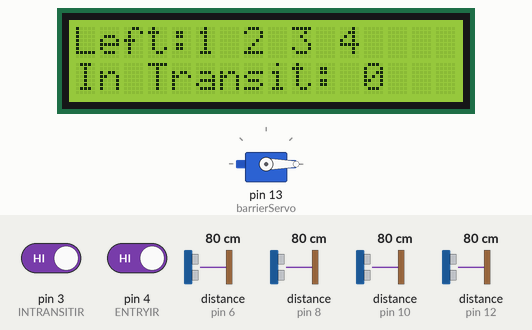
This sketch was run on a simulated Arduino Uno, built with avr-gcc and run on an emulated ATmega328P. Parts: 16×2 character LCD, servo. Wiring (inferred from the names in the program): 4 × ultrasonic range finder: trigger pin 5, echo pin 6 / trigger pin 7, echo pin 8 / trigger pin 9, echo pin 10 / trigger pin 11, echo pin 12. The inputs (shaded band) are chosen by the test bench; at power-on: pin 4 (ENTRYIR) HIGH, pin 3 (INTRANSITIR) HIGH, distance to the obstacle (sensors on pin 6, pin 8, pin 10, pin 12) 80 cm. The echo pulse lasts 58.3 µs per cm; what the sketch prints to the serial monitor is not drawn.

Above: at 3.2 s.
3.3 s: pin 4 (ENTRYIR) driven LOW
At 4.5 s:
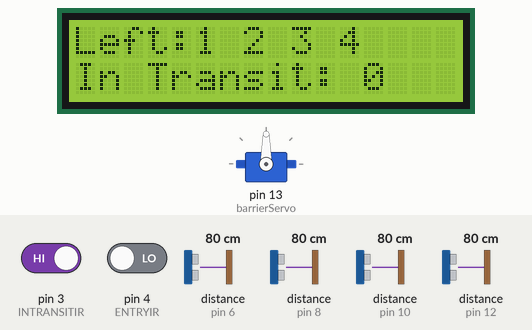
5.0 s: pin 3 (INTRANSITIR) driven LOW
At 6.9 s:
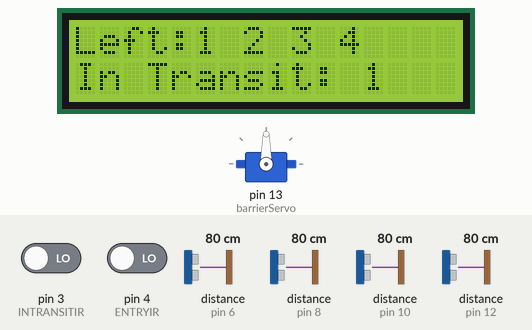
8.7 s: distance to the obstacle (sensor on pin 6) set to 2 cm
At 12.1 s:
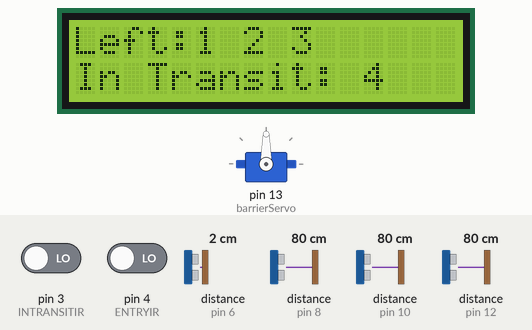
12.4 s: distance to the obstacle (sensor on pin 8) set to 2 cm
At 14.0 s:
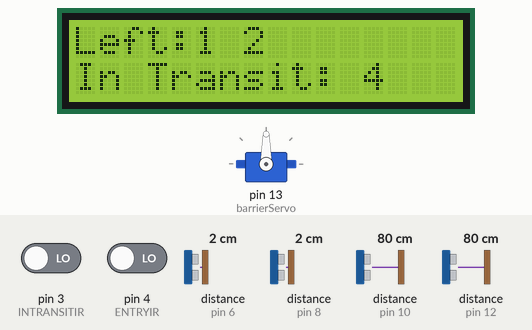
14.9 s: distance to the obstacle (sensor on pin 10) set to 2 cm
At 16.3 s:
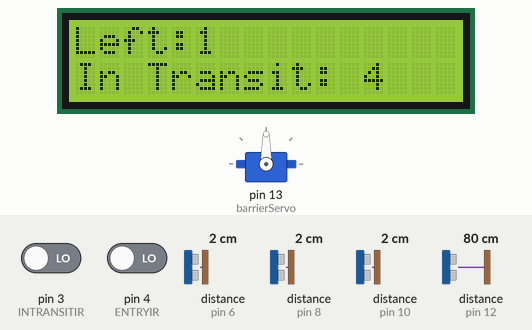
17.3 s: distance to the obstacle (sensor on pin 12) set to 12 cm
21.8 s: distance to the obstacle (sensor on pin 12) set to 9 cm
At 23.5 s:
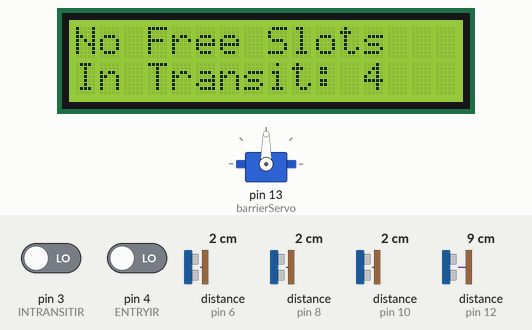
Timing chart, 0 to 25.0 s (numbered marks = the images above; inputs shaded):
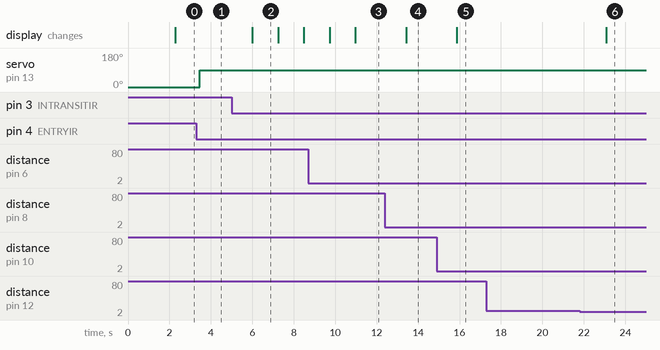

The sketch:

Latest.ino
```cpp
#include <Wire.h>
#include <LiquidCrystal_I2C.h>
#include <Servo.h>

// Initialize LCD with the correct I2C address
LiquidCrystal_I2C lcd(0x27, 16, 2);

// Initialize the servo motor for barrier control
Servo barrierServo;

// Pin definitions
const int ENTRYIR = 4; // IR sensor for entry
const int INTRANSITIR = 3; // IR sensor for in-transit

// Parking spot sensors
const int T1TRIG = 11;
const int T1ECHO = 12;
const int T2TRIG = 9;
const int T2ECHO = 10;
const int T3TRIG = 7;
const int T3ECHO = 8;
const int T4TRIG = 5;
const int T4ECHO = 6;

const int TOTALPARKINGSPACES = 4; // Total parking available
const int MAXINTRANSIT = TOTALPARKINGSPACES; // In-transit cars can't exceed 4

const int DELAYTIME = 2000;

// Variables to track parking
int availableSpaces = TOTALPARKINGSPACES;
bool isCarParked[4] = {false, false, false, false}; // Status of parking spots
int carsInTransit = 0; // Total cars in transit

// Barrier state
int barrierState = 0;  // 0 = closed, 1 = open

void setup() {
  Serial.begin(9600);

  // Initialize LCD
  lcd.init();
  lcd.backlight();
  lcd.clear();
  lcd.print("Parking System");
  delay(2000); // Show message for 2 seconds

  // Set pin modes for sensors
  pinMode(T1TRIG, OUTPUT); pinMode(T1ECHO, INPUT);
  pinMode(T2TRIG, OUTPUT); pinMode(T2ECHO, INPUT);
  pinMode(T3TRIG, OUTPUT); pinMode(T3ECHO, INPUT);
  pinMode(T4TRIG, OUTPUT); pinMode(T4ECHO, INPUT);

  pinMode(ENTRYIR, INPUT); // Set the entry IR sensor pin
  pinMode(INTRANSITIR, INPUT); // Set the in-transit IR sensor pin

  // Initialize the servo motor to closed position
  barrierServo.attach(13);
  barrierServo.write(0);  // 0 degrees = barrier closed
}

void displayLCD() {
  lcd.clear();
  lcd.setCursor(0, 0);

  if (availableSpaces > 0) {
    lcd.print("Left:");
    if (!isCarParked[0]) lcd.print("1 ");
    if (!isCarParked[1]) lcd.print("2 ");
    if (!isCarParked[2]) lcd.print("3 ");
    if (!isCarParked[3]) lcd.print("4 ");
  } else {
    lcd.print("No Free Slots");
  }

  lcd.setCursor(0, 1);
  lcd.print("In Transit: ");
  lcd.print(carsInTransit);
}

long getDistance(int trigPin, int echoPin) {
  long duration, cm;

  // Trigger the sensor by sending a 10-microsecond pulse
  digitalWrite(trigPin, LOW);
  delayMicroseconds(10);
  digitalWrite(trigPin, HIGH);
  delayMicroseconds(10);
  digitalWrite(trigPin, LOW);

  // Read the echo signal
  duration = pulseIn(echoPin, HIGH);

  // If no signal is received, return -1
  if (duration == 0) return -1;

  // Convert the time into distance in centimeters
  cm = duration / 58.2;
  return cm;
}

bool sensorDetectsCar(float distance) {
  return (distance > 0 && distance < 10);
}

// Function to update parking status
void updateParkingStatus(float distance, int slot) {
  if (sensorDetectsCar(distance) && !isCarParked[slot]) {
    // Car parked
    isCarParked[slot] = true;
    if (availableSpaces > 0) {
      availableSpaces -= 1;
    }
    if (carsInTransit > 0) {
      carsInTransit -= 1;  // Decrease in-transit count
    }
    Serial.print("Car parked in Slot ");
    Serial.println(slot + 1);
  }
  else if (!sensorDetectsCar(distance) && isCarParked[slot]) {
    // Car left
    isCarParked[slot] = false;
    if (availableSpaces < TOTALPARKINGSPACES) {
      availableSpaces += 1;
    }
    Serial.print("Car left Slot ");
    Serial.println(slot + 1);
  }
}

// Update in-transit cars when detected
void updateInTransitStatus(int inTransitIR) {
  // Inverted logic for in-transit sensor
  if (inTransitIR == LOW && carsInTransit < MAXINTRANSIT) {
    carsInTransit += 1;
    Serial.print("Car in transit: ");
    Serial.println(carsInTransit);
  }
}

// Manage boom barrier and in-transit logic
void manageBoomBarrier(int ENTRYIR, int carsInside) {
  // Inverted logic for entry sensor
  if (barrierState == 0 && ENTRYIR == LOW) { // Entry signal LOW opens barrier
    if (carsInside < TOTALPARKINGSPACES) {
      barrierServo.write(90); // Open barrier
      barrierState = 1;
      Serial.println("Car detected at entry. Opening barrier...");
    } else {
      Serial.println("Car Detected but barrier locked.");
      lcd.clear();
      lcd.setCursor(0, 0);
      lcd.print("Barrier Locked!");
      lcd.setCursor(0, 1);
      lcd.print("System full");
      delay(2000);
    }
  }

  // Close barrier when car has passed
  if (barrierState == 1 && ENTRYIR == HIGH) { // Entry signal HIGH closes barrier
    barrierServo.write(0); // Close barrier
    barrierState = 0;
    Serial.println("Closing barrier...");
  }
}

// Manage exit barrier logic


void loop() {
  // Get sensor readings
  float d1 = getDistance(T1TRIG, T1ECHO);
  float d2 = getDistance(T2TRIG, T2ECHO);
  float d3 = getDistance(T3TRIG, T3ECHO);
  float d4 = getDistance(T4TRIG, T4ECHO);  // Added for T4

  int entryIR = digitalRead(ENTRYIR); // IR sensor for entry
  int inTransitIR = digitalRead(INTRANSITIR); // IR sensor for in-transit


  // Print sensor readings to Serial Monitor
  Serial.println("Sensor Readings:");
  Serial.print("Parking Sensor 1: "); Serial.print(d1); Serial.println(" cm");
  Serial.print("Parking Sensor 2: "); Serial.print(d2); Serial.println(" cm");
  Serial.print("Parking Sensor 3: "); Serial.print(d3); Serial.println(" cm");
  Serial.print("Parking Sensor 4: "); Serial.print(d4); Serial.println(" cm");
  Serial.print("Entry IR Sensor: "); Serial.println(entryIR == LOW ? "Car Detected" : "No Car");
  Serial.print("In-Transit IR Sensor: "); Serial.println(inTransitIR == LOW ? "Car Detected" : "No Car");
  Serial.println("------------------------------");

  // Update parking status
  updateParkingStatus(d1, 0);
  updateParkingStatus(d2, 1);
  updateParkingStatus(d3, 2);
  updateParkingStatus(d4, 3);  // Added for T4
  updateInTransitStatus(inTransitIR);

  // Manage boom barrier for entry
  int carsInside = TOTALPARKINGSPACES - availableSpaces + carsInTransit;
  manageBoomBarrier(entryIR, carsInside);

  // Manage exit barrier


  // Display on LCD
  displayLCD();

  delay(1000); // Refresh rate
}
```

Measured:
- the behaviour switches between 11 and 10 cm on distance to the obstacle (sensor on pin 12) (found by bisection; images 5 and 6)
- after the input at 3.3 s, servo on pin 13 (barrierServo): 0° → 90° after 0.17 s
- after the input at 5.0 s, the display: changes after 1.0 s (image 2)
- after the input at 8.7 s, the display: first changes after 1.0 s (image 3 shows a later state)
- after the input at 12.4 s, the display: changes after 1.0 s (image 4)
- after the input at 14.9 s, the display: changes after 0.97 s (image 5)
- after the input at 17.3 s, every drawn part: stays the same
- after the input at 21.8 s, the display: changes after 1.3 s (image 6)
